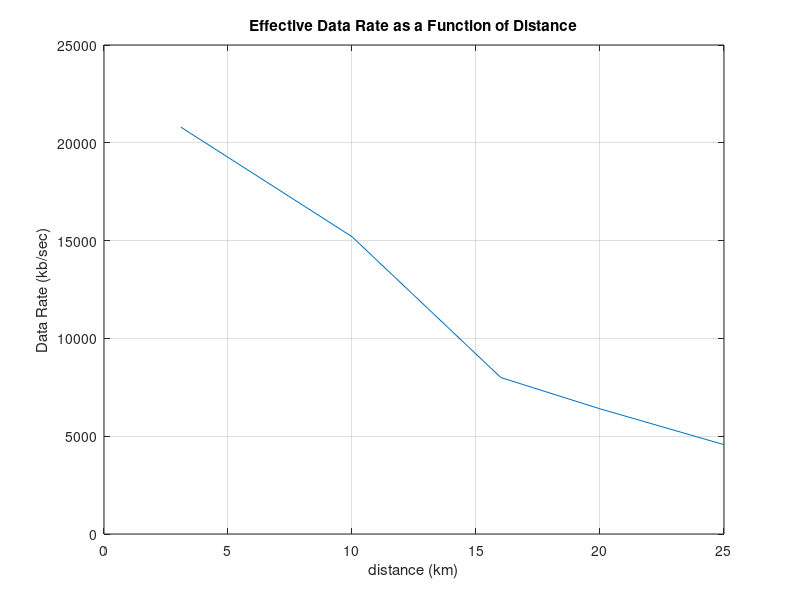
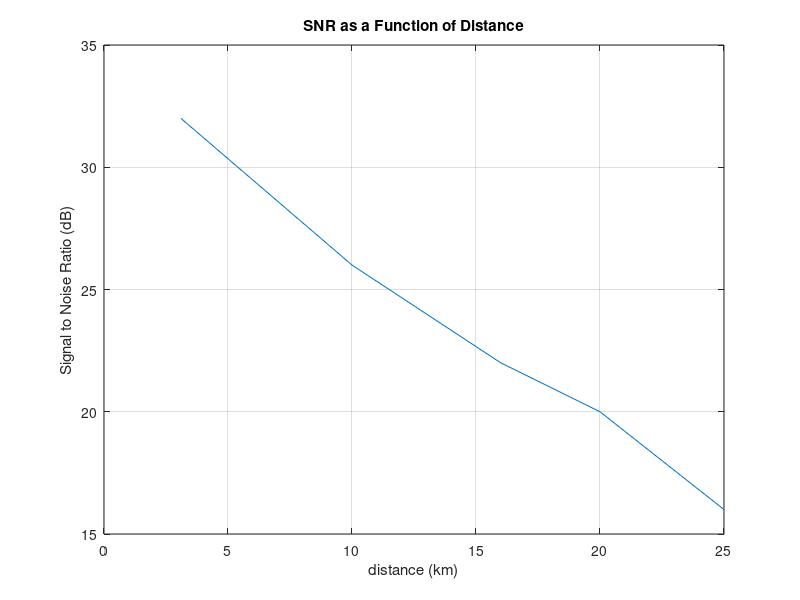

Here is the MATLAB script that generated these plots, in order:
% script to calculate simulated distance and output power
% Author: Robert Irwin
clear; clc; clf;
d_act = 20; %km

path_loss = 32.45 + 20*log10(2400*d_act) - 26; %dB

rx_pow = 27-path_loss;

%tx_pow = 1;
sim_dist = .0628;
const = log10(2400*sim_dist); 
% const = (tx_pow-rx_pow - 32.45)/20;
tx_pow = 20*const+rx_pow+32.45;
%sim_dist = (10^const)/2400;
const = log10(2400*sim_dist); 
% results
rb = [571 800 1e3 1.9e3 2.6e3]; %kB/sec 
rb = rb.*8; %kb/sec
SNR = [16 20 22 26 32]; %dB
d = [25 20 16 10 3.1]; %km

figure(1)
plot(d,rb)
grid on
xlabel('distance (km)')
ylabel('Data Rate (kb/sec)')
title('Effective Data Rate as a Function of Distance')

figure(2)
plot(d, SNR)
grid on
xlabel('distance (km)')
ylabel('Signal to Noise Ratio (dB)')
title('SNR as a Function of Distance')
